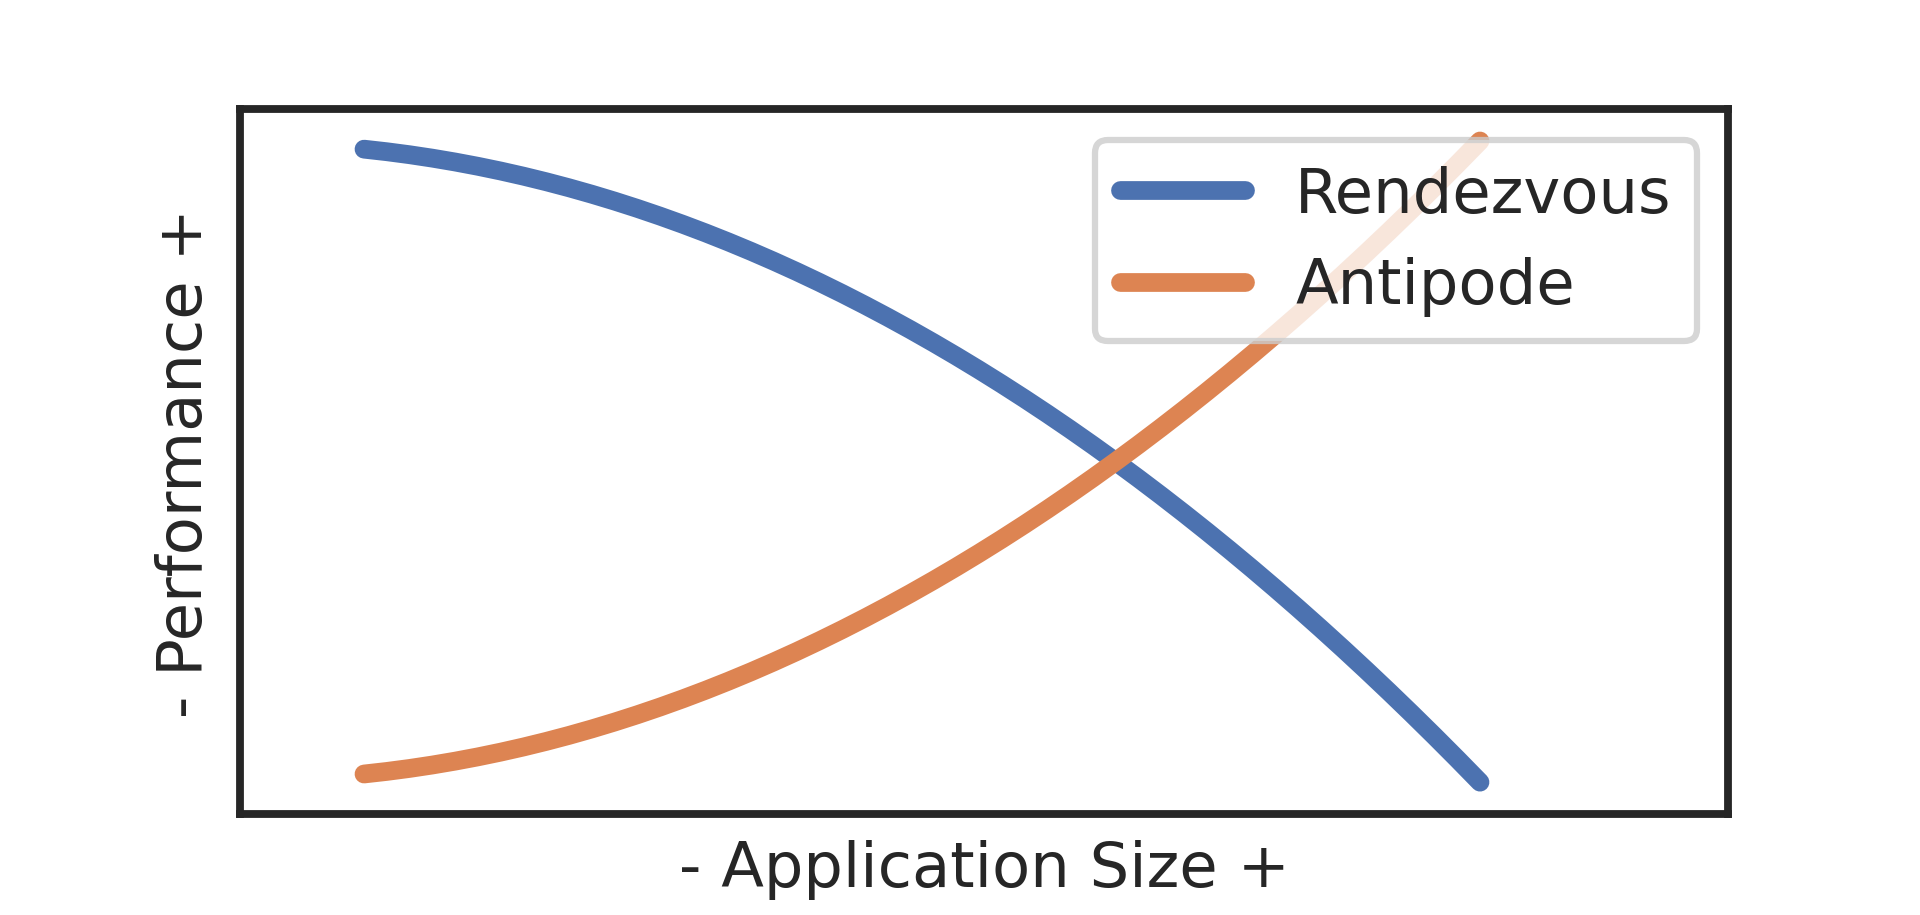

Here is the Python script that generated this plot:
#!/usr/bin/env python3

from pprint import pprint as pp
import matplotlib.pyplot as plt
import seaborn as sns
import pandas as pd
import numpy as np

sns.set_theme(style='ticks')
plt.figure(figsize=(10, 18), dpi=450)
plt.rcParams['axes.labelsize'] = 'small'

data = {
    'Application Size': np.linspace(10, 100),
    'Performance (Antipode)': np.linspace(10, 100)**2 + 5,
}
intercept_point = data['Performance (Antipode)'][2*len(data['Performance (Antipode)']) // 3]
data['Performance (Rendezvous)'] = -(np.linspace(10, 100)**2 + 5) + 2 * intercept_point
df = pd.DataFrame(data)

# remove x and y ticks
plt.xticks([])
plt.yticks([])

plt.ylabel('y') 
plt.xlabel('x')

ax = sns.lineplot(data=df, x='Application Size', y='Performance (Antipode)', label='Antipode', linewidth = 3)
ax = sns.lineplot(data=df, x='Application Size', y='Performance (Rendezvous)', label='Rendezvous', linewidth = 3)

plt.xlabel('- Application Size +')
plt.ylabel('- Performance +')

# move the legend to the top right corner
plt.legend(loc='upper right', bbox_to_anchor=(1.0, 1.0), fontsize='small')
# set x axis limit
plt.xlim(0, 120)
plt.show()

#plt.savefig("antipode-vs-rendezvous")
#print(f"[INFO] Saved plot")
